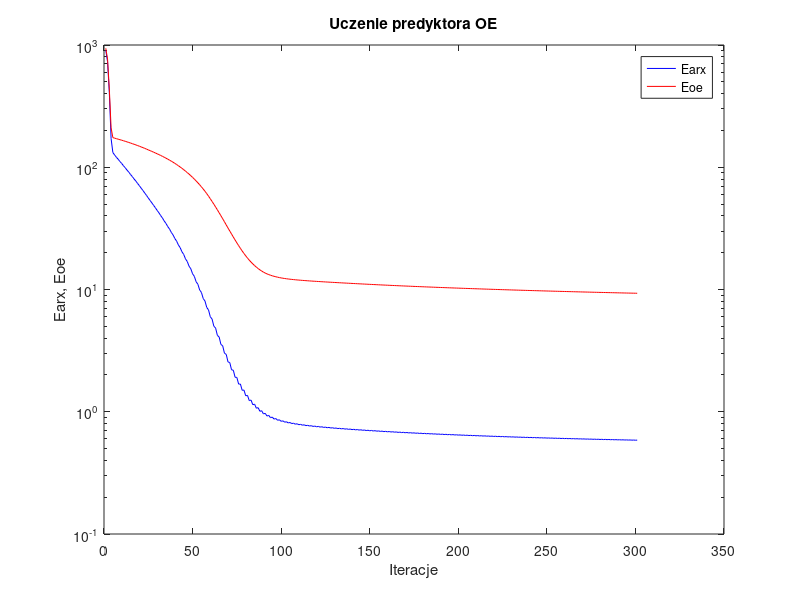
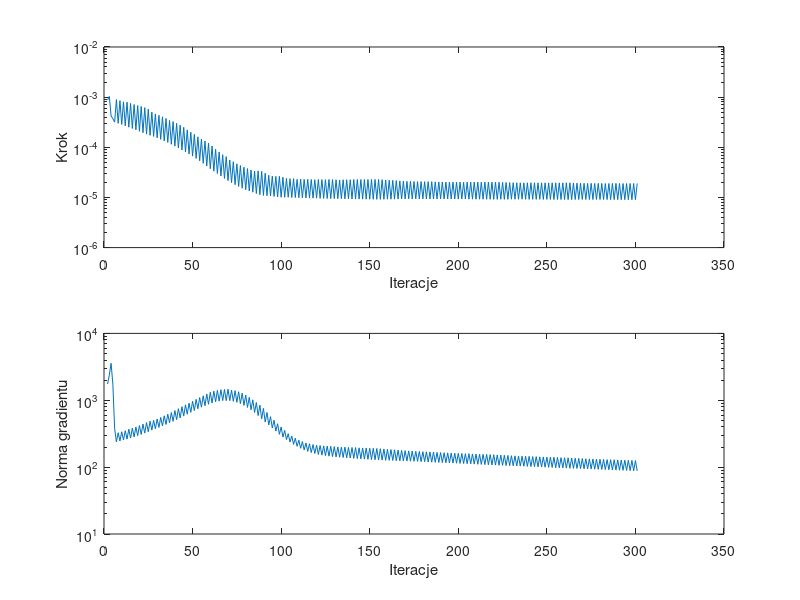

Write MATLAB code to recreate these figures, in order.
%uczenie predyktora oe
clear all;
n=0; farx(n+1)=9.052326e+002; foe(n+1)=9.397375e+002; wspucz(n+1)=0.000000e+000; ng(n+1)=0.000000e+000;
n=1; farx(n+1)=7.303713e+002; foe(n+1)=7.671747e+002; krok(n+1)=8.747958e-004; ng(n+1)=1.748598e+003;
n=2; farx(n+1)=4.089085e+002; foe(n+1)=4.366930e+002; krok(n+1)=1.031514e-003; ng(n+1)=2.380521e+003;
n=3; farx(n+1)=1.716866e+002; foe(n+1)=2.102160e+002; krok(n+1)=4.209206e-004; ng(n+1)=3.574979e+003;
n=4; farx(n+1)=1.320059e+002; foe(n+1)=1.748305e+002; krok(n+1)=3.726079e-004; ng(n+1)=1.740647e+003;
n=5; farx(n+1)=1.259754e+002; foe(n+1)=1.729442e+002; krok(n+1)=3.184791e-004; ng(n+1)=3.774423e+002;
n=6; farx(n+1)=1.206416e+002; foe(n+1)=1.713254e+002; krok(n+1)=8.940659e-004; ng(n+1)=2.384098e+002;
n=7; farx(n+1)=1.163000e+002; foe(n+1)=1.696970e+002; krok(n+1)=3.009671e-004; ng(n+1)=3.271557e+002;
n=8; farx(n+1)=1.113597e+002; foe(n+1)=1.680459e+002; krok(n+1)=8.503167e-004; ng(n+1)=2.460524e+002;
n=9; farx(n+1)=1.073323e+002; foe(n+1)=1.663884e+002; krok(n+1)=2.852289e-004; ng(n+1)=3.381468e+002;
n=10; farx(n+1)=1.028016e+002; foe(n+1)=1.647133e+002; krok(n+1)=8.058731e-004; ng(n+1)=2.549287e+002;
n=11; farx(n+1)=9.905065e+001; foe(n+1)=1.630232e+002; krok(n+1)=2.681467e-004; ng(n+1)=3.506133e+002;
n=12; farx(n+1)=9.470466e+001; foe(n+1)=1.612743e+002; krok(n+1)=7.937301e-004; ng(n+1)=2.626277e+002;
n=13; farx(n+1)=9.115535e+001; foe(n+1)=1.595091e+002; krok(n+1)=2.516773e-004; ng(n+1)=3.695044e+002;
n=14; farx(n+1)=8.716137e+001; foe(n+1)=1.577285e+002; krok(n+1)=7.496833e-004; ng(n+1)=2.720114e+002;
n=15; farx(n+1)=8.383423e+001; foe(n+1)=1.559360e+002; krok(n+1)=2.372391e-004; ng(n+1)=3.835257e+002;
n=16; farx(n+1)=8.013006e+001; foe(n+1)=1.541123e+002; krok(n+1)=7.125145e-004; ng(n+1)=2.830113e+002;
n=17; farx(n+1)=7.699527e+001; foe(n+1)=1.522859e+002; krok(n+1)=2.232813e-004; ng(n+1)=3.992320e+002;
n=18; farx(n+1)=7.355048e+001; foe(n+1)=1.504226e+002; krok(n+1)=6.791933e-004; ng(n+1)=2.956826e+002;
n=19; farx(n+1)=7.058592e+001; foe(n+1)=1.485465e+002; krok(n+1)=2.087853e-004; ng(n+1)=4.185225e+002;
n=20; farx(n+1)=6.733692e+001; foe(n+1)=1.466167e+002; krok(n+1)=6.518015e-004; ng(n+1)=3.083584e+002;
n=21; farx(n+1)=6.452395e+001; foe(n+1)=1.446915e+002; krok(n+1)=1.954789e-004; ng(n+1)=4.401580e+002;
n=22; farx(n+1)=6.150876e+001; foe(n+1)=1.427182e+002; krok(n+1)=6.169914e-004; ng(n+1)=3.226095e+002;
n=23; farx(n+1)=5.883265e+001; foe(n+1)=1.407457e+002; krok(n+1)=1.830796e-004; ng(n+1)=4.635382e+002;
n=24; farx(n+1)=5.607428e+001; foe(n+1)=1.387419e+002; krok(n+1)=5.750926e-004; ng(n+1)=3.381973e+002;
n=25; farx(n+1)=5.351588e+001; foe(n+1)=1.367408e+002; krok(n+1)=1.733806e-004; ng(n+1)=4.868174e+002;
n=26; farx(n+1)=5.116731e+001; foe(n+1)=1.347917e+002; krok(n+1)=5.033545e-004; ng(n+1)=3.574205e+002;
n=27; farx(n+1)=4.876685e+001; foe(n+1)=1.328369e+002; krok(n+1)=1.646626e-004; ng(n+1)=5.005072e+002;
n=28; farx(n+1)=4.665212e+001; foe(n+1)=1.308735e+002; krok(n+1)=4.623634e-004; ng(n+1)=3.751808e+002;
n=29; farx(n+1)=4.437103e+001; foe(n+1)=1.289008e+002; krok(n+1)=1.543615e-004; ng(n+1)=5.236026e+002;
n=30; farx(n+1)=4.241105e+001; foe(n+1)=1.268852e+002; krok(n+1)=4.342261e-004; ng(n+1)=3.927115e+002;
n=31; farx(n+1)=4.022818e+001; foe(n+1)=1.248623e+002; krok(n+1)=1.439566e-004; ng(n+1)=5.534443e+002;
n=32; farx(n+1)=3.842564e+001; foe(n+1)=1.227972e+002; krok(n+1)=4.050306e-004; ng(n+1)=4.131566e+002;
n=33; farx(n+1)=3.633928e+001; foe(n+1)=1.207209e+002; krok(n+1)=1.338340e-004; ng(n+1)=5.856926e+002;
n=34; farx(n+1)=3.468230e+001; foe(n+1)=1.185939e+002; krok(n+1)=3.766475e-004; ng(n+1)=4.351234e+002;
n=35; farx(n+1)=3.268580e+001; foe(n+1)=1.164648e+002; krok(n+1)=1.247165e-004; ng(n+1)=6.199422e+002;
n=36; farx(n+1)=3.120847e+001; foe(n+1)=1.143070e+002; krok(n+1)=3.428360e-004; ng(n+1)=4.602434e+002;
n=37; farx(n+1)=2.931817e+001; foe(n+1)=1.121349e+002; krok(n+1)=1.151008e-004; ng(n+1)=6.545424e+002;
n=38; farx(n+1)=2.792442e+001; foe(n+1)=1.098637e+002; krok(n+1)=3.255217e-004; ng(n+1)=4.842651e+002;
n=39; farx(n+1)=2.611210e+001; foe(n+1)=1.075900e+002; krok(n+1)=1.055848e-004; ng(n+1)=7.019803e+002;
n=40; farx(n+1)=2.484953e+001; foe(n+1)=1.052410e+002; krok(n+1)=2.996980e-004; ng(n+1)=5.123982e+002;
n=41; farx(n+1)=2.313052e+001; foe(n+1)=1.028921e+002; krok(n+1)=9.677161e-005; ng(n+1)=7.483157e+002;
n=42; farx(n+1)=2.198674e+001; foe(n+1)=1.004531e+002; krok(n+1)=2.767368e-004; ng(n+1)=5.435130e+002;
n=43; farx(n+1)=2.035466e+001; foe(n+1)=9.801030e+001; krok(n+1)=8.835935e-005; ng(n+1)=8.016290e+002;
n=44; farx(n+1)=1.934637e+001; foe(n+1)=9.550097e+001; krok(n+1)=2.505581e-004; ng(n+1)=5.794344e+002;
n=45; farx(n+1)=1.781044e+001; foe(n+1)=9.298974e+001; krok(n+1)=8.074766e-005; ng(n+1)=8.545089e+002;
n=46; farx(n+1)=1.694558e+001; foe(n+1)=9.043091e+001; krok(n+1)=2.224690e-004; ng(n+1)=6.185832e+002;
n=47; farx(n+1)=1.551875e+001; foe(n+1)=8.788863e+001; krok(n+1)=7.374374e-005; ng(n+1)=9.044146e+002;
n=48; farx(n+1)=1.477391e+001; foe(n+1)=8.527308e+001; krok(n+1)=2.000533e-004; ng(n+1)=6.591492e+002;
n=49; farx(n+1)=1.344828e+001; foe(n+1)=8.266937e+001; krok(n+1)=6.666596e-005; ng(n+1)=9.648999e+002;
n=50; farx(n+1)=1.280286e+001; foe(n+1)=7.998200e+001; krok(n+1)=1.813010e-004; ng(n+1)=7.006142e+002;
n=51; farx(n+1)=1.157419e+001; foe(n+1)=7.731326e+001; krok(n+1)=6.009622e-005; ng(n+1)=1.031478e+003;
n=52; farx(n+1)=1.103633e+001; foe(n+1)=7.459893e+001; krok(n+1)=1.614953e-004; ng(n+1)=7.451309e+002;
n=53; farx(n+1)=9.913673e+000; foe(n+1)=7.189742e+001; krok(n+1)=5.385244e-005; ng(n+1)=1.096921e+003;
n=54; farx(n+1)=9.457350e+000; foe(n+1)=6.913185e+001; krok(n+1)=1.455799e-004; ng(n+1)=7.880511e+002;
n=55; farx(n+1)=8.441502e+000; foe(n+1)=6.641172e+001; krok(n+1)=4.789661e-005; ng(n+1)=1.165082e+003;
n=56; farx(n+1)=8.050162e+000; foe(n+1)=6.358912e+001; krok(n+1)=1.333447e-004; ng(n+1)=8.291119e+002;
n=57; farx(n+1)=7.132425e+000; foe(n+1)=6.083915e+001; krok(n+1)=4.229784e-005; ng(n+1)=1.242208e+003;
n=58; farx(n+1)=6.807040e+000; foe(n+1)=5.800548e+001; krok(n+1)=1.212136e-004; ng(n+1)=8.695225e+002;
n=59; farx(n+1)=5.984487e+000; foe(n+1)=5.525956e+001; krok(n+1)=3.740683e-005; ng(n+1)=1.317956e+003;
n=60; farx(n+1)=5.734479e+000; foe(n+1)=5.251307e+001; krok(n+1)=1.058889e-004; ng(n+1)=9.095922e+002;
n=61; farx(n+1)=5.016094e+000; foe(n+1)=4.988980e+001; krok(n+1)=3.343034e-005; ng(n+1)=1.369271e+003;
n=62; farx(n+1)=4.835208e+000; foe(n+1)=4.729910e+001; krok(n+1)=9.144347e-005; ng(n+1)=9.452011e+002;
n=63; farx(n+1)=4.215861e+000; foe(n+1)=4.484630e+001; krok(n+1)=2.996764e-005; ng(n+1)=1.405128e+003;
n=64; farx(n+1)=4.087613e+000; foe(n+1)=4.242863e+001; krok(n+1)=8.074766e-005; ng(n+1)=9.716952e+002;
n=65; farx(n+1)=3.552254e+000; foe(n+1)=4.012946e+001; krok(n+1)=2.676955e-005; ng(n+1)=1.441030e+003;
n=66; farx(n+1)=3.464117e+000; foe(n+1)=3.790396e+001; krok(n+1)=7.103937e-005; ng(n+1)=9.878047e+002;
n=67; farx(n+1)=3.011277e+000; foe(n+1)=3.581533e+001; krok(n+1)=2.394830e-005; ng(n+1)=1.451108e+003;
n=68; farx(n+1)=2.946734e+000; foe(n+1)=3.375328e+001; krok(n+1)=6.524052e-005; ng(n+1)=9.882949e+002;
n=69; farx(n+1)=2.556920e+000; foe(n+1)=3.184548e+001; krok(n+1)=2.167257e-005; ng(n+1)=1.462277e+003;
n=70; farx(n+1)=2.525727e+000; foe(n+1)=3.007582e+001; krok(n+1)=5.560902e-005; ng(n+1)=9.866322e+002;
n=71; farx(n+1)=2.204623e+000; foe(n+1)=2.844002e+001; krok(n+1)=1.977673e-005; ng(n+1)=1.420190e+003;
n=72; farx(n+1)=2.186360e+000; foe(n+1)=2.686450e+001; krok(n+1)=5.161420e-005; ng(n+1)=9.637797e+002;
n=73; farx(n+1)=1.914609e+000; foe(n+1)=2.542184e+001; krok(n+1)=1.799457e-005; ng(n+1)=1.394751e+003;
n=74; farx(n+1)=1.908943e+000; foe(n+1)=2.407124e+001; krok(n+1)=4.685521e-005; ng(n+1)=9.323851e+002;
n=75; farx(n+1)=1.682995e+000; foe(n+1)=2.284437e+001; krok(n+1)=1.657544e-005; ng(n+1)=1.339056e+003;
n=76; farx(n+1)=1.686073e+000; foe(n+1)=2.170394e+001; krok(n+1)=4.334515e-005; ng(n+1)=8.902900e+002;
n=77; farx(n+1)=1.497772e+000; foe(n+1)=2.066536e+001; krok(n+1)=1.529987e-005; ng(n+1)=1.277268e+003;
n=78; farx(n+1)=1.505509e+000; foe(n+1)=1.971345e+001; krok(n+1)=4.013634e-005; ng(n+1)=8.387711e+002;
n=79; farx(n+1)=1.350684e+000; foe(n+1)=1.886116e+001; krok(n+1)=1.428638e-005; ng(n+1)=1.194190e+003;
n=80; farx(n+1)=1.361294e+000; foe(n+1)=1.807839e+001; krok(n+1)=3.764398e-005; ng(n+1)=7.810148e+002;
n=81; farx(n+1)=1.233550e+000; foe(n+1)=1.738500e+001; krok(n+1)=1.344623e-005; ng(n+1)=1.107243e+003;
n=82; farx(n+1)=1.246366e+000; foe(n+1)=1.675601e+001; krok(n+1)=3.531947e-005; ng(n+1)=7.200905e+002;
n=83; farx(n+1)=1.141199e+000; foe(n+1)=1.619905e+001; krok(n+1)=1.272771e-005; ng(n+1)=1.015615e+003;
n=84; farx(n+1)=1.154753e+000; foe(n+1)=1.569698e+001; krok(n+1)=3.369455e-005; ng(n+1)=6.563647e+002;
n=85; farx(n+1)=1.068570e+000; foe(n+1)=1.525149e+001; krok(n+1)=1.197415e-005; ng(n+1)=9.258665e+002;
n=86; farx(n+1)=1.080420e+000; foe(n+1)=1.484002e+001; krok(n+1)=3.391625e-005; ng(n+1)=5.904564e+002;
n=87; farx(n+1)=1.008526e+000; foe(n+1)=1.448024e+001; krok(n+1)=1.132635e-005; ng(n+1)=8.450013e+002;
n=88; farx(n+1)=1.019698e+000; foe(n+1)=1.415682e+001; krok(n+1)=3.315003e-005; ng(n+1)=5.277628e+002;
n=89; farx(n+1)=9.599450e-001; foe(n+1)=1.387510e+001; krok(n+1)=1.095376e-005; ng(n+1)=7.564486e+002;
n=90; farx(n+1)=9.712690e-001; foe(n+1)=1.363390e+001; krok(n+1)=3.039896e-005; ng(n+1)=4.722803e+002;
n=91; farx(n+1)=9.225536e-001; foe(n+1)=1.342348e+001; krok(n+1)=1.083629e-005; ng(n+1)=6.567749e+002;
n=92; farx(n+1)=9.337856e-001; foe(n+1)=1.324373e+001; krok(n+1)=2.773392e-005; ng(n+1)=4.270181e+002;
n=93; farx(n+1)=8.939092e-001; foe(n+1)=1.308523e+001; krok(n+1)=1.071362e-005; ng(n+1)=5.695117e+002;
n=94; farx(n+1)=9.043093e-001; foe(n+1)=1.294540e+001; krok(n+1)=2.663711e-005; ng(n+1)=3.850954e+002;
n=95; farx(n+1)=8.708461e-001; foe(n+1)=1.282121e+001; krok(n+1)=1.048504e-005; ng(n+1)=5.025654e+002;
n=96; farx(n+1)=8.801679e-001; foe(n+1)=1.270951e+001; krok(n+1)=2.630754e-005; ng(n+1)=3.455806e+002;
n=97; farx(n+1)=8.516606e-001; foe(n+1)=1.261022e+001; krok(n+1)=1.023989e-005; ng(n+1)=4.460910e+002;
n=98; farx(n+1)=8.600360e-001; foe(n+1)=1.251971e+001; krok(n+1)=2.636669e-005; ng(n+1)=3.096401e+002;
n=99; farx(n+1)=8.351700e-001; foe(n+1)=1.243875e+001; krok(n+1)=1.009346e-005; ng(n+1)=3.990882e+002;
n=100; farx(n+1)=8.429655e-001; foe(n+1)=1.236669e+001; krok(n+1)=2.519594e-005; ng(n+1)=2.812312e+002;
n=101; farx(n+1)=8.214497e-001; foe(n+1)=1.230170e+001; krok(n+1)=1.009346e-005; ng(n+1)=3.539396e+002;
n=102; farx(n+1)=8.287314e-001; foe(n+1)=1.224319e+001; krok(n+1)=2.394830e-005; ng(n+1)=2.577157e+002;
n=103; farx(n+1)=8.099922e-001; foe(n+1)=1.219016e+001; krok(n+1)=1.010485e-005; ng(n+1)=3.167658e+002;
n=104; farx(n+1)=8.169130e-001; foe(n+1)=1.214089e+001; krok(n+1)=2.369246e-005; ng(n+1)=2.373174e+002;
n=105; farx(n+1)=8.000604e-001; foe(n+1)=1.209521e+001; krok(n+1)=9.975945e-006; ng(n+1)=2.914977e+002;
n=106; farx(n+1)=8.065493e-001; foe(n+1)=1.205237e+001; krok(n+1)=2.364703e-005; ng(n+1)=2.190067e+002;
n=107; farx(n+1)=7.911383e-001; foe(n+1)=1.201239e+001; krok(n+1)=9.952471e-006; ng(n+1)=2.704584e+002;
n=108; farx(n+1)=7.974306e-001; foe(n+1)=1.197520e+001; krok(n+1)=2.296532e-005; ng(n+1)=2.050042e+002;
n=109; farx(n+1)=7.834035e-001; foe(n+1)=1.193989e+001; krok(n+1)=9.888364e-006; ng(n+1)=2.525690e+002;
n=110; farx(n+1)=7.894299e-001; foe(n+1)=1.190607e+001; krok(n+1)=2.322634e-005; ng(n+1)=1.915721e+002;
n=111; farx(n+1)=7.762869e-001; foe(n+1)=1.187370e+001; krok(n+1)=9.809075e-006; ng(n+1)=2.411177e+002;
n=112; farx(n+1)=7.821119e-001; foe(n+1)=1.184282e+001; krok(n+1)=2.286087e-005; ng(n+1)=1.809397e+002;
n=113; farx(n+1)=7.698855e-001; foe(n+1)=1.181323e+001; krok(n+1)=9.772716e-006; ng(n+1)=2.300405e+002;
n=114; farx(n+1)=7.755703e-001; foe(n+1)=1.178434e+001; krok(n+1)=2.302585e-005; ng(n+1)=1.718626e+002;
n=115; farx(n+1)=7.639165e-001; foe(n+1)=1.175645e+001; krok(n+1)=9.722265e-006; ng(n+1)=2.235052e+002;
n=116; farx(n+1)=7.695197e-001; foe(n+1)=1.172940e+001; krok(n+1)=2.277085e-005; ng(n+1)=1.653454e+002;
n=117; farx(n+1)=7.584212e-001; foe(n+1)=1.170308e+001; krok(n+1)=9.706803e-006; ng(n+1)=2.177467e+002;
n=118; farx(n+1)=7.639418e-001; foe(n+1)=1.167742e+001; krok(n+1)=2.254192e-005; ng(n+1)=1.598358e+002;
n=119; farx(n+1)=7.533439e-001; foe(n+1)=1.165238e+001; krok(n+1)=9.671965e-006; ng(n+1)=2.128582e+002;
n=120; farx(n+1)=7.588263e-001; foe(n+1)=1.162765e+001; krok(n+1)=2.277170e-005; ng(n+1)=1.548750e+002;
n=121; farx(n+1)=7.485396e-001; foe(n+1)=1.160328e+001; krok(n+1)=9.586893e-006; ng(n+1)=2.107519e+002;
n=122; farx(n+1)=7.539268e-001; foe(n+1)=1.157932e+001; krok(n+1)=2.273062e-005; ng(n+1)=1.512578e+002;
n=123; farx(n+1)=7.439847e-001; foe(n+1)=1.155579e+001; krok(n+1)=9.571928e-006; ng(n+1)=2.076787e+002;
n=124; farx(n+1)=7.493348e-001; foe(n+1)=1.153258e+001; krok(n+1)=2.266263e-005; ng(n+1)=1.485216e+002;
n=125; farx(n+1)=7.396798e-001; foe(n+1)=1.150967e+001; krok(n+1)=9.531630e-006; ng(n+1)=2.058631e+002;
n=126; farx(n+1)=7.449952e-001; foe(n+1)=1.148703e+001; krok(n+1)=2.277170e-005; ng(n+1)=1.459137e+002;
n=127; farx(n+1)=7.355671e-001; foe(n+1)=1.146454e+001; krok(n+1)=9.471564e-006; ng(n+1)=2.049056e+002;
n=128; farx(n+1)=7.407932e-001; foe(n+1)=1.144234e+001; krok(n+1)=2.273062e-005; ng(n+1)=1.436188e+002;
n=129; farx(n+1)=7.316100e-001; foe(n+1)=1.142042e+001; krok(n+1)=9.471564e-006; ng(n+1)=2.027954e+002;
n=130; farx(n+1)=7.367857e-001; foe(n+1)=1.139878e+001; krok(n+1)=2.254192e-005; ng(n+1)=1.420709e+002;
n=131; farx(n+1)=7.278290e-001; foe(n+1)=1.137738e+001; krok(n+1)=9.471564e-006; ng(n+1)=2.007976e+002;
n=132; farx(n+1)=7.329336e-001; foe(n+1)=1.135623e+001; krok(n+1)=2.230894e-005; ng(n+1)=1.406943e+002;
n=133; farx(n+1)=7.242112e-001; foe(n+1)=1.133538e+001; krok(n+1)=9.479621e-006; ng(n+1)=1.984733e+002;
n=134; farx(n+1)=7.293404e-001; foe(n+1)=1.131465e+001; krok(n+1)=2.253084e-005; ng(n+1)=1.394416e+002;
n=135; farx(n+1)=7.207262e-001; foe(n+1)=1.129386e+001; krok(n+1)=9.377529e-006; ng(n+1)=1.991366e+002;
n=136; farx(n+1)=7.257258e-001; foe(n+1)=1.127331e+001; krok(n+1)=2.254192e-005; ng(n+1)=1.377727e+002;
n=137; farx(n+1)=7.173080e-001; foe(n+1)=1.125300e+001; krok(n+1)=9.399927e-006; ng(n+1)=1.969763e+002;
n=138; farx(n+1)=7.223098e-001; foe(n+1)=1.123292e+001; krok(n+1)=2.253084e-005; ng(n+1)=1.368936e+002;
n=139; farx(n+1)=7.140342e-001; foe(n+1)=1.121281e+001; krok(n+1)=9.328187e-006; ng(n+1)=1.966430e+002;
n=140; farx(n+1)=7.189595e-001; foe(n+1)=1.119288e+001; krok(n+1)=2.277170e-005; ng(n+1)=1.353530e+002;
n=141; farx(n+1)=7.108198e-001; foe(n+1)=1.117298e+001; krok(n+1)=9.279533e-006; ng(n+1)=1.960868e+002;
n=142; farx(n+1)=7.156522e-001; foe(n+1)=1.115328e+001; krok(n+1)=2.277085e-005; ng(n+1)=1.340731e+002;
n=143; farx(n+1)=7.076794e-001; foe(n+1)=1.113376e+001; krok(n+1)=9.272806e-006; ng(n+1)=1.945679e+002;
n=144; farx(n+1)=7.124588e-001; foe(n+1)=1.111438e+001; krok(n+1)=2.276873e-005; ng(n+1)=1.330512e+002;
n=145; farx(n+1)=7.046199e-001; foe(n+1)=1.109513e+001; krok(n+1)=9.251809e-006; ng(n+1)=1.936536e+002;
n=146; farx(n+1)=7.093454e-001; foe(n+1)=1.107605e+001; krok(n+1)=2.277170e-005; ng(n+1)=1.320579e+002;
n=147; farx(n+1)=7.016390e-001; foe(n+1)=1.105706e+001; krok(n+1)=9.225986e-006; ng(n+1)=1.927911e+002;
n=148; farx(n+1)=7.062952e-001; foe(n+1)=1.103824e+001; krok(n+1)=2.276873e-005; ng(n+1)=1.310211e+002;
n=149; farx(n+1)=6.987281e-001; foe(n+1)=1.101955e+001; krok(n+1)=9.207477e-006; ng(n+1)=1.916852e+002;
n=150; farx(n+1)=7.033295e-001; foe(n+1)=1.100098e+001; krok(n+1)=2.282707e-005; ng(n+1)=1.300182e+002;
n=151; farx(n+1)=6.958803e-001; foe(n+1)=1.098252e+001; krok(n+1)=9.177209e-006; ng(n+1)=1.910035e+002;
n=152; farx(n+1)=7.004136e-001; foe(n+1)=1.096419e+001; krok(n+1)=2.284676e-005; ng(n+1)=1.290155e+002;
n=153; farx(n+1)=6.930914e-001; foe(n+1)=1.094600e+001; krok(n+1)=9.158722e-006; ng(n+1)=1.899716e+002;
n=154; farx(n+1)=6.975502e-001; foe(n+1)=1.092793e+001; krok(n+1)=2.279861e-005; ng(n+1)=1.280768e+002;
n=155; farx(n+1)=6.903581e-001; foe(n+1)=1.091004e+001; krok(n+1)=9.158722e-006; ng(n+1)=1.886103e+002;
n=156; farx(n+1)=6.947479e-001; foe(n+1)=1.089228e+001; krok(n+1)=2.265271e-005; ng(n+1)=1.273025e+002;
n=157; farx(n+1)=6.876857e-001; foe(n+1)=1.087473e+001; krok(n+1)=9.173490e-006; ng(n+1)=1.870211e+002;
n=158; farx(n+1)=6.919867e-001; foe(n+1)=1.085732e+001; krok(n+1)=2.230894e-005; ng(n+1)=1.266671e+002;
n=159; farx(n+1)=6.850754e-001; foe(n+1)=1.084022e+001; krok(n+1)=9.235984e-006; ng(n+1)=1.844695e+002;
n=160; farx(n+1)=6.893501e-001; foe(n+1)=1.082326e+001; krok(n+1)=2.202092e-005; ng(n+1)=1.263593e+002;
n=161; farx(n+1)=6.825581e-001; foe(n+1)=1.080645e+001; krok(n+1)=9.237209e-006; ng(n+1)=1.831309e+002;
n=162; farx(n+1)=6.867696e-001; foe(n+1)=1.078976e+001; krok(n+1)=2.190777e-005; ng(n+1)=1.256230e+002;
n=163; farx(n+1)=6.800941e-001; foe(n+1)=1.077324e+001; krok(n+1)=9.244198e-006; ng(n+1)=1.817332e+002;
n=164; farx(n+1)=6.842337e-001; foe(n+1)=1.075684e+001; krok(n+1)=2.170937e-005; ng(n+1)=1.249490e+002;
n=165; farx(n+1)=6.776831e-001; foe(n+1)=1.074065e+001; krok(n+1)=9.272806e-006; ng(n+1)=1.799092e+002;
n=166; farx(n+1)=6.817483e-001; foe(n+1)=1.072457e+001; krok(n+1)=2.139878e-005; ng(n+1)=1.244138e+002;
n=167; farx(n+1)=6.753250e-001; foe(n+1)=1.070876e+001; krok(n+1)=9.331364e-006; ng(n+1)=1.776802e+002;
n=168; farx(n+1)=6.793535e-001; foe(n+1)=1.069306e+001; krok(n+1)=2.110229e-005; ng(n+1)=1.241183e+002;
n=169; farx(n+1)=6.730412e-001; foe(n+1)=1.067754e+001; krok(n+1)=9.351708e-006; ng(n+1)=1.761291e+002;
n=170; farx(n+1)=6.770240e-001; foe(n+1)=1.066212e+001; krok(n+1)=2.097007e-005; ng(n+1)=1.235577e+002;
n=171; farx(n+1)=6.708124e-001; foe(n+1)=1.064684e+001; krok(n+1)=9.351708e-006; ng(n+1)=1.749505e+002;
n=172; farx(n+1)=6.747480e-001; foe(n+1)=1.063165e+001; krok(n+1)=2.092658e-005; ng(n+1)=1.228719e+002;
n=173; farx(n+1)=6.686279e-001; foe(n+1)=1.061657e+001; krok(n+1)=9.340678e-006; ng(n+1)=1.740243e+002;
n=174; farx(n+1)=6.724890e-001; foe(n+1)=1.060160e+001; krok(n+1)=2.078166e-005; ng(n+1)=1.221424e+002;
n=175; farx(n+1)=6.664767e-001; foe(n+1)=1.058682e+001; krok(n+1)=9.375707e-006; ng(n+1)=1.722936e+002;
n=176; farx(n+1)=6.703138e-001; foe(n+1)=1.057213e+001; krok(n+1)=2.068400e-005; ng(n+1)=1.216990e+002;
n=177; farx(n+1)=6.643910e-001; foe(n+1)=1.055752e+001; krok(n+1)=9.342023e-006; ng(n+1)=1.715913e+002;
n=178; farx(n+1)=6.681523e-001; foe(n+1)=1.054297e+001; krok(n+1)=2.067984e-005; ng(n+1)=1.207724e+002;
n=179; farx(n+1)=6.623235e-001; foe(n+1)=1.052860e+001; krok(n+1)=9.357347e-006; ng(n+1)=1.702682e+002;
n=180; farx(n+1)=6.660563e-001; foe(n+1)=1.051430e+001; krok(n+1)=2.063495e-005; ng(n+1)=1.202336e+002;
n=181; farx(n+1)=6.603052e-001; foe(n+1)=1.050008e+001; krok(n+1)=9.331364e-006; ng(n+1)=1.696480e+002;
n=182; farx(n+1)=6.639919e-001; foe(n+1)=1.048595e+001; krok(n+1)=2.068400e-005; ng(n+1)=1.194461e+002;
n=183; farx(n+1)=6.583163e-001; foe(n+1)=1.047189e+001; krok(n+1)=9.309975e-006; ng(n+1)=1.690013e+002;
n=184; farx(n+1)=6.619544e-001; foe(n+1)=1.045794e+001; krok(n+1)=2.068400e-005; ng(n+1)=1.187095e+002;
n=185; farx(n+1)=6.563572e-001; foe(n+1)=1.044406e+001; krok(n+1)=9.301319e-006; ng(n+1)=1.681482e+002;
n=186; farx(n+1)=6.599200e-001; foe(n+1)=1.043031e+001; krok(n+1)=2.047978e-005; ng(n+1)=1.180566e+002;
n=187; farx(n+1)=6.544336e-001; foe(n+1)=1.041673e+001; krok(n+1)=9.342023e-006; ng(n+1)=1.661924e+002;
n=188; farx(n+1)=6.579626e-001; foe(n+1)=1.040322e+001; krok(n+1)=2.036880e-005; ng(n+1)=1.175804e+002;
n=189; farx(n+1)=6.525529e-001; foe(n+1)=1.038982e+001; krok(n+1)=9.340678e-006; ng(n+1)=1.652638e+002;
n=190; farx(n+1)=6.560422e-001; foe(n+1)=1.037651e+001; krok(n+1)=2.031518e-005; ng(n+1)=1.169868e+002;
n=191; farx(n+1)=6.507089e-001; foe(n+1)=1.036328e+001; krok(n+1)=9.331364e-006; ng(n+1)=1.644006e+002;
n=192; farx(n+1)=6.541515e-001; foe(n+1)=1.035015e+001; krok(n+1)=2.027520e-005; ng(n+1)=1.163231e+002;
n=193; farx(n+1)=6.488956e-001; foe(n+1)=1.033710e+001; krok(n+1)=9.328187e-006; ng(n+1)=1.634430e+002;
n=194; farx(n+1)=6.523009e-001; foe(n+1)=1.032415e+001; krok(n+1)=2.026093e-005; ng(n+1)=1.156982e+002;
n=195; farx(n+1)=6.471160e-001; foe(n+1)=1.031126e+001; krok(n+1)=9.309975e-006; ng(n+1)=1.627343e+002;
n=196; farx(n+1)=6.504668e-001; foe(n+1)=1.029846e+001; krok(n+1)=2.020969e-005; ng(n+1)=1.149926e+002;
n=197; farx(n+1)=6.453594e-001; foe(n+1)=1.028576e+001; krok(n+1)=9.322149e-006; ng(n+1)=1.615868e+002;
n=198; farx(n+1)=6.486859e-001; foe(n+1)=1.027317e+001; krok(n+1)=2.018691e-005; ng(n+1)=1.144795e+002;
n=199; farx(n+1)=6.436475e-001; foe(n+1)=1.026060e+001; krok(n+1)=9.283303e-006; ng(n+1)=1.610803e+002;
n=200; farx(n+1)=6.469113e-001; foe(n+1)=1.024811e+001; krok(n+1)=2.020969e-005; ng(n+1)=1.136121e+002;
n=201; farx(n+1)=6.419431e-001; foe(n+1)=1.023572e+001; krok(n+1)=9.301319e-006; ng(n+1)=1.599820e+002;
n=202; farx(n+1)=6.451735e-001; foe(n+1)=1.022345e+001; krok(n+1)=2.006817e-005; ng(n+1)=1.131909e+002;
n=203; farx(n+1)=6.402860e-001; foe(n+1)=1.021124e+001; krok(n+1)=9.290308e-006; ng(n+1)=1.589465e+002;
n=204; farx(n+1)=6.434861e-001; foe(n+1)=1.019910e+001; krok(n+1)=2.018691e-005; ng(n+1)=1.124480e+002;
n=205; farx(n+1)=6.386535e-001; foe(n+1)=1.018698e+001; krok(n+1)=9.244198e-006; ng(n+1)=1.587292e+002;
n=206; farx(n+1)=6.417963e-001; foe(n+1)=1.017494e+001; krok(n+1)=2.020969e-005; ng(n+1)=1.116216e+002;
n=207; farx(n+1)=6.370331e-001; foe(n+1)=1.016299e+001; krok(n+1)=9.251809e-006; ng(n+1)=1.576997e+002;
n=208; farx(n+1)=6.401505e-001; foe(n+1)=1.015114e+001; krok(n+1)=2.018691e-005; ng(n+1)=1.111074e+002;
n=209; farx(n+1)=6.354515e-001; foe(n+1)=1.013931e+001; krok(n+1)=9.217968e-006; ng(n+1)=1.571523e+002;
n=210; farx(n+1)=6.385138e-001; foe(n+1)=1.012755e+001; krok(n+1)=2.020969e-005; ng(n+1)=1.102989e+002;
n=211; farx(n+1)=6.338812e-001; foe(n+1)=1.011590e+001; krok(n+1)=9.225986e-006; ng(n+1)=1.561464e+002;
n=212; farx(n+1)=6.369199e-001; foe(n+1)=1.010432e+001; krok(n+1)=2.018691e-005; ng(n+1)=1.098013e+002;
n=213; farx(n+1)=6.323468e-001; foe(n+1)=1.009278e+001; krok(n+1)=9.195979e-006; ng(n+1)=1.556254e+002;
n=214; farx(n+1)=6.353461e-001; foe(n+1)=1.008131e+001; krok(n+1)=2.026093e-005; ng(n+1)=1.090541e+002;
n=215; farx(n+1)=6.308305e-001; foe(n+1)=1.006989e+001; krok(n+1)=9.173490e-006; ng(n+1)=1.550588e+002;
n=216; farx(n+1)=6.337795e-001; foe(n+1)=1.005854e+001; krok(n+1)=2.020969e-005; ng(n+1)=1.083786e+002;
n=217; farx(n+1)=6.293316e-001; foe(n+1)=1.004730e+001; krok(n+1)=9.188990e-006; ng(n+1)=1.539114e+002;
n=218; farx(n+1)=6.322607e-001; foe(n+1)=1.003613e+001; krok(n+1)=2.018691e-005; ng(n+1)=1.079152e+002;
n=219; farx(n+1)=6.278684e-001; foe(n+1)=1.002499e+001; krok(n+1)=9.155646e-006; ng(n+1)=1.534541e+002;
n=220; farx(n+1)=6.307494e-001; foe(n+1)=1.001392e+001; krok(n+1)=2.020969e-005; ng(n+1)=1.071628e+002;
n=221; farx(n+1)=6.264177e-001; foe(n+1)=1.000293e+001; krok(n+1)=9.158722e-006; ng(n+1)=1.525391e+002;
n=222; farx(n+1)=6.292555e-001; foe(n+1)=9.992011e+000; krok(n+1)=2.007443e-005; ng(n+1)=1.066504e+002;
n=223; farx(n+1)=6.249900e-001; foe(n+1)=9.981203e+000; krok(n+1)=9.184756e-006; ng(n+1)=1.512839e+002;
n=224; farx(n+1)=6.278083e-001; foe(n+1)=9.970468e+000; krok(n+1)=1.999909e-005; ng(n+1)=1.062633e+002;
n=225; farx(n+1)=6.235966e-001; foe(n+1)=9.959775e+000; krok(n+1)=9.165986e-006; ng(n+1)=1.506825e+002;
n=226; farx(n+1)=6.263704e-001; foe(n+1)=9.949157e+000; krok(n+1)=1.995189e-005; ng(n+1)=1.056288e+002;
n=227; farx(n+1)=6.222202e-001; foe(n+1)=9.938621e+000; krok(n+1)=9.177209e-006; ng(n+1)=1.496296e+002;
n=228; farx(n+1)=6.249491e-001; foe(n+1)=9.928154e+000; krok(n+1)=1.977673e-005; ng(n+1)=1.051529e+002;
n=229; farx(n+1)=6.208658e-001; foe(n+1)=9.917809e+000; krok(n+1)=9.215371e-006; ng(n+1)=1.482119e+002;
n=230; farx(n+1)=6.235770e-001; foe(n+1)=9.907522e+000; krok(n+1)=1.967248e-005; ng(n+1)=1.048260e+002;
n=231; farx(n+1)=6.195446e-001; foe(n+1)=9.897291e+000; krok(n+1)=9.203865e-006; ng(n+1)=1.475614e+002;
n=232; farx(n+1)=6.222212e-001; foe(n+1)=9.887125e+000; krok(n+1)=1.964039e-005; ng(n+1)=1.042588e+002;
n=233; farx(n+1)=6.182422e-001; foe(n+1)=9.877023e+000; krok(n+1)=9.203865e-006; ng(n+1)=1.467443e+002;
n=234; farx(n+1)=6.208819e-001; foe(n+1)=9.866988e+000; krok(n+1)=1.954543e-005; ng(n+1)=1.037516e+002;
n=235; farx(n+1)=6.169605e-001; foe(n+1)=9.857034e+000; krok(n+1)=9.217968e-006; ng(n+1)=1.456994e+002;
n=236; farx(n+1)=6.195816e-001; foe(n+1)=9.847141e+000; krok(n+1)=1.953303e-005; ng(n+1)=1.033049e+002;
n=237; farx(n+1)=6.157061e-001; foe(n+1)=9.837276e+000; krok(n+1)=9.188990e-006; ng(n+1)=1.452744e+002;
n=238; farx(n+1)=6.182990e-001; foe(n+1)=9.827474e+000; krok(n+1)=1.961815e-005; ng(n+1)=1.026453e+002;
n=239; farx(n+1)=6.144685e-001; foe(n+1)=9.817694e+000; krok(n+1)=9.155646e-006; ng(n+1)=1.448950e+002;
n=240; farx(n+1)=6.170172e-001; foe(n+1)=9.807973e+000; krok(n+1)=1.961230e-005; ng(n+1)=1.019582e+002;
n=241; farx(n+1)=6.132411e-001; foe(n+1)=9.798332e+000; krok(n+1)=9.165986e-006; ng(n+1)=1.439139e+002;
n=242; farx(n+1)=6.157724e-001; foe(n+1)=9.788742e+000; krok(n+1)=1.961815e-005; ng(n+1)=1.015009e+002;
n=243; farx(n+1)=6.120377e-001; foe(n+1)=9.779181e+000; krok(n+1)=9.137433e-006; ng(n+1)=1.435501e+002;
n=244; farx(n+1)=6.145226e-001; foe(n+1)=9.769683e+000; krok(n+1)=1.954543e-005; ng(n+1)=1.008770e+002;
n=245; farx(n+1)=6.108449e-001; foe(n+1)=9.760279e+000; krok(n+1)=9.165986e-006; ng(n+1)=1.423289e+002;
n=246; farx(n+1)=6.133203e-001; foe(n+1)=9.750927e+000; krok(n+1)=1.953303e-005; ng(n+1)=1.005173e+002;
n=247; farx(n+1)=6.096820e-001; foe(n+1)=9.741591e+000; krok(n+1)=9.125546e-006; ng(n+1)=1.420844e+002;
n=248; farx(n+1)=6.121148e-001; foe(n+1)=9.732309e+000; krok(n+1)=1.954543e-005; ng(n+1)=9.982362e+001;
n=249; farx(n+1)=6.085259e-001; foe(n+1)=9.723101e+000; krok(n+1)=9.137433e-006; ng(n+1)=1.411584e+002;
n=250; farx(n+1)=6.109427e-001; foe(n+1)=9.713947e+000; krok(n+1)=1.953303e-005; ng(n+1)=9.940717e+001;
n=251; farx(n+1)=6.073948e-001; foe(n+1)=9.704819e+000; krok(n+1)=9.107769e-006; ng(n+1)=1.407660e+002;
n=252; farx(n+1)=6.097848e-001; foe(n+1)=9.695743e+000; krok(n+1)=1.961815e-005; ng(n+1)=9.877654e+001;
n=253; farx(n+1)=6.062772e-001; foe(n+1)=9.686692e+000; krok(n+1)=9.078452e-006; ng(n+1)=1.403737e+002;
n=254; farx(n+1)=6.086292e-001; foe(n+1)=9.677693e+000; krok(n+1)=1.961230e-005; ng(n+1)=9.815079e+001;
n=255; farx(n+1)=6.051712e-001; foe(n+1)=9.668765e+000; krok(n+1)=9.081828e-006; ng(n+1)=1.394770e+002;
n=256; farx(n+1)=6.074923e-001; foe(n+1)=9.659872e+000; krok(n+1)=1.954543e-005; ng(n+1)=9.766335e+001;
n=257; farx(n+1)=6.040783e-001; foe(n+1)=9.651063e+000; krok(n+1)=9.098641e-006; ng(n+1)=1.385873e+002;
n=258; farx(n+1)=6.063902e-001; foe(n+1)=9.642303e+000; krok(n+1)=1.953303e-005; ng(n+1)=9.731449e+001;
n=259; farx(n+1)=6.030113e-001; foe(n+1)=9.633557e+000; krok(n+1)=9.062615e-006; ng(n+1)=1.383416e+002;
n=260; farx(n+1)=6.052962e-001; foe(n+1)=9.624866e+000; krok(n+1)=1.961815e-005; ng(n+1)=9.668646e+001;
n=261; farx(n+1)=6.019566e-001; foe(n+1)=9.616197e+000; krok(n+1)=9.034834e-006; ng(n+1)=1.379191e+002;
n=262; farx(n+1)=6.042048e-001; foe(n+1)=9.607577e+000; krok(n+1)=1.961230e-005; ng(n+1)=9.607325e+001;
n=263; farx(n+1)=6.009088e-001; foe(n+1)=9.599025e+000; krok(n+1)=9.049168e-006; ng(n+1)=1.370271e+002;
n=264; farx(n+1)=6.031247e-001; foe(n+1)=9.590526e+000; krok(n+1)=1.943349e-005; ng(n+1)=9.570248e+001;
n=265; farx(n+1)=5.998769e-001; foe(n+1)=9.582118e+000; krok(n+1)=9.089066e-006; ng(n+1)=1.358069e+002;
n=266; farx(n+1)=6.020779e-001; foe(n+1)=9.573763e+000; krok(n+1)=1.929519e-005; ng(n+1)=9.545394e+001;
n=267; farx(n+1)=5.988700e-001; foe(n+1)=9.565452e+000; krok(n+1)=9.089066e-006; ng(n+1)=1.351026e+002;
n=268; farx(n+1)=6.010419e-001; foe(n+1)=9.557195e+000; krok(n+1)=1.920477e-005; ng(n+1)=9.501195e+001;
n=269; farx(n+1)=5.978768e-001; foe(n+1)=9.549000e+000; krok(n+1)=9.107769e-006; ng(n+1)=1.341678e+002;
n=270; farx(n+1)=6.000280e-001; foe(n+1)=9.540858e+000; krok(n+1)=1.910952e-005; ng(n+1)=9.466114e+001;
n=271; farx(n+1)=5.969036e-001; foe(n+1)=9.532762e+000; krok(n+1)=9.107769e-006; ng(n+1)=1.334270e+002;
n=272; farx(n+1)=5.990315e-001; foe(n+1)=9.524710e+000; krok(n+1)=1.908189e-005; ng(n+1)=9.420506e+001;
n=273; farx(n+1)=5.959461e-001; foe(n+1)=9.516703e+000; krok(n+1)=9.098641e-006; ng(n+1)=1.327881e+002;
n=274; farx(n+1)=5.980530e-001; foe(n+1)=9.508730e+000; krok(n+1)=1.911163e-005; ng(n+1)=9.370266e+001;
n=275; farx(n+1)=5.949988e-001; foe(n+1)=9.500795e+000; krok(n+1)=9.089066e-006; ng(n+1)=1.323396e+002;
n=276; farx(n+1)=5.970802e-001; foe(n+1)=9.492915e+000; krok(n+1)=1.904168e-005; ng(n+1)=9.327416e+001;
n=277; farx(n+1)=5.940680e-001; foe(n+1)=9.485081e+000; krok(n+1)=9.089066e-006; ng(n+1)=1.315313e+002;
n=278; farx(n+1)=5.961269e-001; foe(n+1)=9.477280e+000; krok(n+1)=1.904168e-005; ng(n+1)=9.279385e+001;
n=279; farx(n+1)=5.931469e-001; foe(n+1)=9.469526e+000; krok(n+1)=9.089066e-006; ng(n+1)=1.309660e+002;
n=280; farx(n+1)=5.951875e-001; foe(n+1)=9.461822e+000; krok(n+1)=1.899564e-005; ng(n+1)=9.241238e+001;
n=281; farx(n+1)=5.922428e-001; foe(n+1)=9.454148e+000; krok(n+1)=9.078452e-006; ng(n+1)=1.303927e+002;
n=282; farx(n+1)=5.942563e-001; foe(n+1)=9.446518e+000; krok(n+1)=1.895924e-005; ng(n+1)=9.192773e+001;
n=283; farx(n+1)=5.913504e-001; foe(n+1)=9.438940e+000; krok(n+1)=9.081828e-006; ng(n+1)=1.296129e+002;
n=284; farx(n+1)=5.933498e-001; foe(n+1)=9.431393e+000; krok(n+1)=1.899564e-005; ng(n+1)=9.149322e+001;
n=285; farx(n+1)=5.904731e-001; foe(n+1)=9.423869e+000; krok(n+1)=9.050777e-006; ng(n+1)=1.293375e+002;
n=286; farx(n+1)=5.924486e-001; foe(n+1)=9.416380e+000; krok(n+1)=1.904857e-005; ng(n+1)=9.093903e+001;
n=287; farx(n+1)=5.896026e-001; foe(n+1)=9.408927e+000; krok(n+1)=9.041389e-006; ng(n+1)=1.288471e+002;
n=288; farx(n+1)=5.915578e-001; foe(n+1)=9.401517e+000; krok(n+1)=1.903096e-005; ng(n+1)=9.050370e+001;
n=289; farx(n+1)=5.887450e-001; foe(n+1)=9.394141e+000; krok(n+1)=9.032883e-006; ng(n+1)=1.282737e+002;
n=290; farx(n+1)=5.906785e-001; foe(n+1)=9.386804e+000; krok(n+1)=1.902178e-005; ng(n+1)=9.004463e+001;
n=291; farx(n+1)=5.878975e-001; foe(n+1)=9.379506e+000; krok(n+1)=9.031324e-006; ng(n+1)=1.276807e+002;
n=292; farx(n+1)=5.898088e-001; foe(n+1)=9.372250e+000; krok(n+1)=1.895924e-005; ng(n+1)=8.964391e+001;
n=293; farx(n+1)=5.870629e-001; foe(n+1)=9.365040e+000; krok(n+1)=9.034834e-006; ng(n+1)=1.269497e+002;
n=294; farx(n+1)=5.889578e-001; foe(n+1)=9.357862e+000; krok(n+1)=1.895466e-005; ng(n+1)=8.923559e+001;
n=295; farx(n+1)=5.862427e-001; foe(n+1)=9.350718e+000; krok(n+1)=9.015490e-006; ng(n+1)=1.264965e+002;
n=296; farx(n+1)=5.881180e-001; foe(n+1)=9.343598e+000; krok(n+1)=1.900886e-005; ng(n+1)=8.872836e+001;
n=297; farx(n+1)=5.854294e-001; foe(n+1)=9.336514e+000; krok(n+1)=9.003600e-006; ng(n+1)=1.260967e+002;
n=298; farx(n+1)=5.872826e-001; foe(n+1)=9.329469e+000; krok(n+1)=1.895924e-005; ng(n+1)=8.831291e+001;
n=299; farx(n+1)=5.846277e-001; foe(n+1)=9.322468e+000; krok(n+1)=9.006227e-006; ng(n+1)=1.253849e+002;
n=300; farx(n+1)=5.864642e-001; foe(n+1)=9.315497e+000; krok(n+1)=1.895309e-005; ng(n+1)=8.790715e+001;

figure; semilogy(farx,'b'); hold on; semilogy(foe,'r'); xlabel('Iteracje'); ylabel('Earx, Eoe'); legend('Earx','Eoe'); title('Uczenie predyktora OE');
figure; subplot(2,1,1); semilogy(krok); xlabel('Iteracje'); ylabel('Krok');
subplot(2,1,2); semilogy(ng); xlabel('Iteracje'); ylabel('Norma gradientu');
Earx=farx(n+1)
Eoe=foe(n+1)
